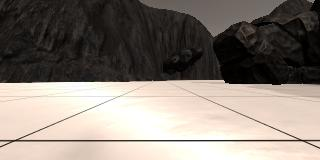
#> input picture project-rover-on-mars/example_grid1.jpg, 320 x 160 px, found by its file name
$ jupyter execute --allow-errors Rover_Project_Test_Notebook.ipynb   (shell and % lines are left out)   (older library calls are emulated)   (text cells are left out)
#> lines starting #> are read from the running program, lines starting #| are printed output that depends on the picture; pictures that were not available may be replaced by others from this repository, and a replacement may not be noted
[cell 1]
#%matplotlib qt # Choose %matplotlib qt to plot to an interactive window (note it may show up behind your browser)
# Make some of the relevant imports
import cv2 # OpenCV for perspective transform
import numpy as np
import matplotlib.image as mpimg
import matplotlib.pyplot as plt
import scipy.misc # For saving images as needed
import glob  # For reading in a list of images from a folder
import imageio
#> (the rest of this cell did not finish here and is left out)

[cell 2]
path = '../test_dataset/IMG/*'
img_list = glob.glob(path)
# Grab a random image and display it
#> (the rest of this cell did not finish here and is left out)

[cell 3]
# In the simulator you can toggle on a grid on the ground for calibration
# You can also toggle on the rock samples with the 0 (zero) key.
# Here's an example of the grid and one of the rocks
example_grid = '../calibration_images/example_grid1.jpg'
example_rock = '../calibration_images/example_rock1.jpg'
grid_img = mpimg.imread(example_grid)
#> grid_img is the input picture: shape (160, 320, 3); mean R, G, B 135.1, 126.3, 118.3
rock_img = mpimg.imread(example_rock)
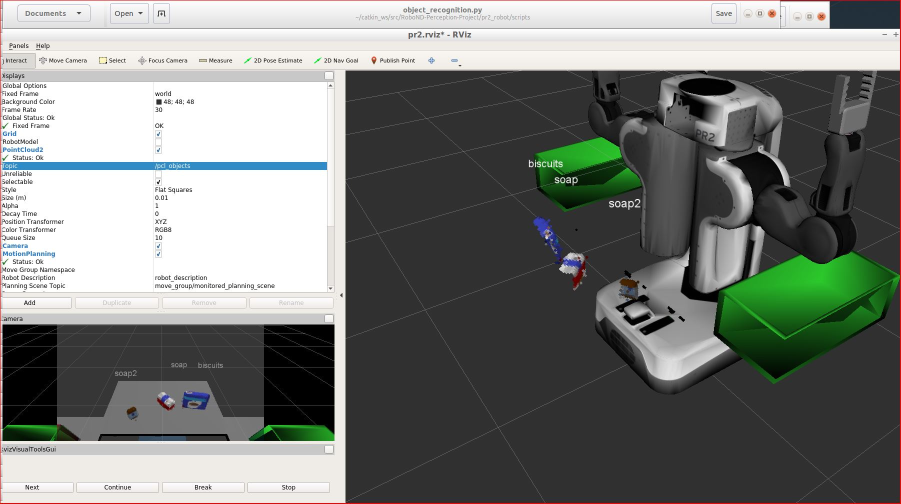
#> input picture project-3D-perception/writeup_is_here/project3_test1_world.JPG, 1801 x 1007 px, given in place of example_rock1.jpg, which was not available (shown at 1/2 size)
#> rock_img is the input picture: shape (1007, 1801, 3); mean R, G, B 122.5, 126.1, 122.1

fig = plt.figure(figsize=(12,3))
plt.subplot(121)
plt.imshow(grid_img)
plt.subplot(122)
plt.imshow(rock_img)
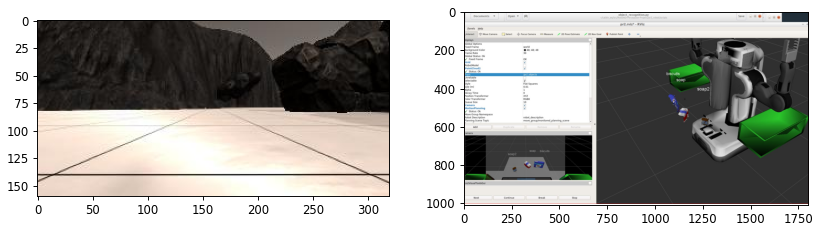
#> figure drawn by matplotlib, 2 panels

[cell 4]
# Define a function to perform a perspective transform
# I've used the example grid image above to choose source points for the
# grid cell in front of the rover (each grid cell is 1 square meter in the sim)
# Define a function to perform a perspective transform
# [6 lines left out: function perspect_transform, not called in this run]


# Define calibration box in source (actual) and destination (desired) coordinates
# These source and destination points are defined to warp the image
# to a grid where each 10x10 pixel square represents 1 square meter
# The destination box will be 2*dst_size on each side
dst_size = 5
# Set a bottom offset to account for the fact that the bottom of the image
# is not the position of the rover but a bit in front of it
# this is just a rough guess, feel free to change it!
bottom_offset = 6
source = np.float32([[14, 140], [301 ,140],[200, 96], [118, 96]])
#> (the rest of this cell did not finish here and is left out)

[cell 5]
# Identify pixels above the threshold
# Threshold of RGB > 160 does a nice job of identifying ground pixels only
# [13 lines left out: function color_thresh, not called in this run]

#> (the rest of this cell did not finish here and is left out)

[cell 6]
def find_rocks(img, levels = (110, 110, 50)):
#> called with levels = (110, 110, 50)
    rockpix = ((img[:,:,0] > levels[0])\
                & (img[:,:,1] > levels[1])\
                & (img[:,:,2] < levels[2]))
#> rockpix: shape (1007, 1801) bool; every value is 0
    color_select = np.zeros_like(img[:,:,0])
    color_select[rockpix] = 1
    return color_select

rock_map = find_rocks(rock_img)
fig = plt.figure(figsize=(12,3))
plt.subplot(121)
plt.imshow(rock_img)
plt.subplot(122)
plt.imshow(rock_map, cmap='gray')
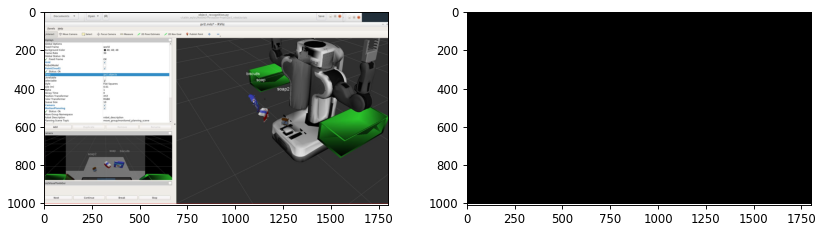
#> figure drawn by matplotlib, 2 panels
